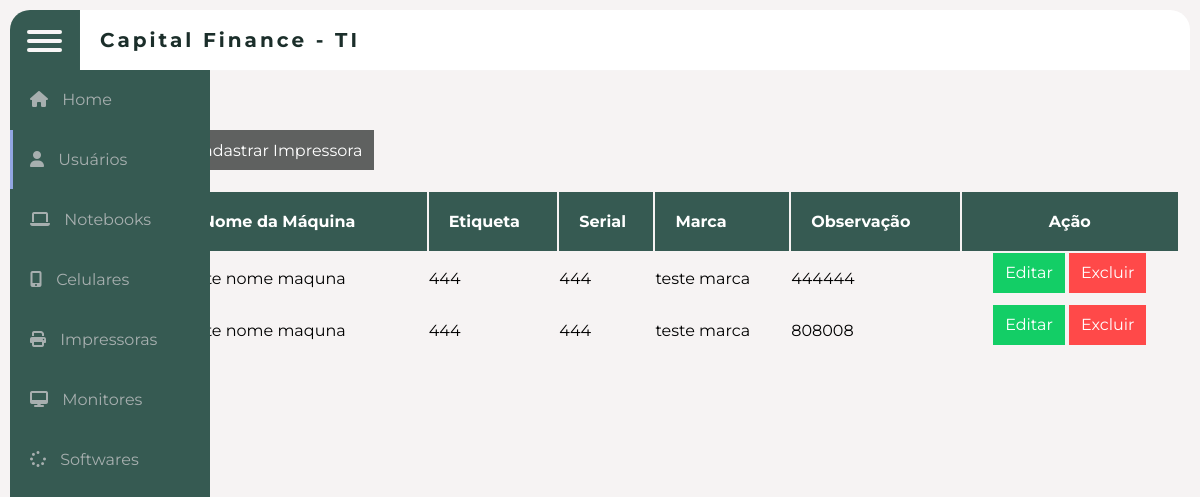
Screenshot of /impressoras with the database file from the repository.
### app.py (models this page shows, shortened)
class cadastro_impressoras(db.Model):
    __tablename__ ="impressoras"
    id =db.Column(db.Integer,primary_key=True)
    marca = db.Column(db.String(100), nullable=False)
    etiqueta = db.Column(db.String(80), nullable=False)
    nome_maquina = db.Column(db.String(100), nullable=False)
    serial = db.Column(db.String(80), nullable=False)
    observacao = db.Column(db.String(100))

### app.py (the view, shortened to what this page needs)
@app.route("/impressoras", methods=["POST", "GET"])
def impressoras():
    impress = cadastro_impressoras.query.all()
    return render_template("impressoras.html", impress=impress)

### templates/impressoras.html (shortened to what this page needs)
{%extends 'index.html'%}
{%block conteudo%}
    <link rel="stylesheet" href="../static/css/impressoras.css">
<form action="{{url_for('impressoras')}}" method="POST">
    <main>
        <button type="button" class="button blue" id="cadastrarColab">Cadastrar Impressora</button>
        <table class="records">
            <thead>
                <tr>
                    <th>Nome da Máquina</th>
                    <th>Etiqueta</th>
                    <th>Serial</th>
                    <th>Marca</th>
                    <th>Observação</th>
                    <th>Ação</th>
                </tr>
            </thead>
            <tbody>
                {%for impress in impress%}
                <tr>
                    <td>{{impress.nome_maquina}}</td>
                    <td>{{impress.etiqueta}}</td>
                    <td>{{impress.serial}}</td>
                    <td>{{impress.marca}}</td>
                    <td>{{impress.observacao}}</td>
                    <td>
                        <a href="/editar_impressora/{{impress.id}}"><button type="button" class="button green">Editar</button></a>
                        <a href="/remover_impressora/{{impress.id}}"><button type="button" class="button red">Excluir</button></a>
                    </td>
                </tr>
                {%endfor%}
            </tbody>
        </table>
    </main>
{%endblock conteudo%}

### static/css/style.css (style rules this page uses)
* { margin: 0; list-style: none; padding: 0; text-decoration: none; box-sizing: border-box; font-family: 'Montserrat', sans-serif; }
body, html { height: 100%; background: rgb(246, 243, 243); }

### static/css/impressoras.css (style rules this page uses)
* { padding: 0; margin: 0; box-sizing: border-box; }
:root { --primary-color: #1b2e2a; --secundary-color: #FFF1CC; --shadow-color: #CCC; --text-color: #FFF; }
body { min-height: 100vh; display: flex; flex-direction: column; font-family: 'karla', sans-serif; position: relative; }
main { flex-grow: 1; display: flex; flex-direction: column; align-items: flex-start; width: 60%; height: 500px; margin: 5vh auto; margin-right: 400px; padding: 170px 100px; gap: 20px; }
.button { border-style: none; height: 40px; margin-top: -100px; padding: 6px 12px; background-color: rgb(18, 51, 14); color: white; font-size: 1rem; cursor: pointer; transition: box-shadow .6s ease; }
.button.blue { background-color: #5f6160; }
.button.green { background-color: #13ce66; }
.button.red { background-color: #ff4949; }
.records { width: 1000px; user-select: none; text-align: left; }
.records th { height: 50px; background-color: #365a52; color: white; padding: 20px 0px 20px 20px; font-size: 1rem; }
.records td { height: 50px; }
.records th:last-child, .records td:last-child { padding: 0; min-width: 140px; text-align: center; }

### rows the page displays
cadastro_impressoras: nome_maquina "teste nome maquna", etiqueta "444", serial "444", marca "teste marca", observacao "444444"
cadastro_impressoras: nome_maquina "teste nome maquna", etiqueta "444", serial "444", marca "teste marca", observacao "808008"
